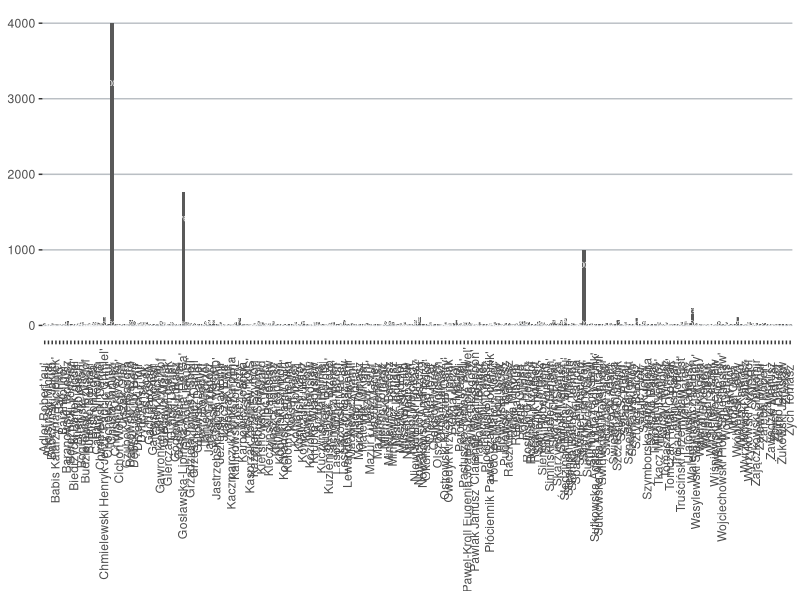
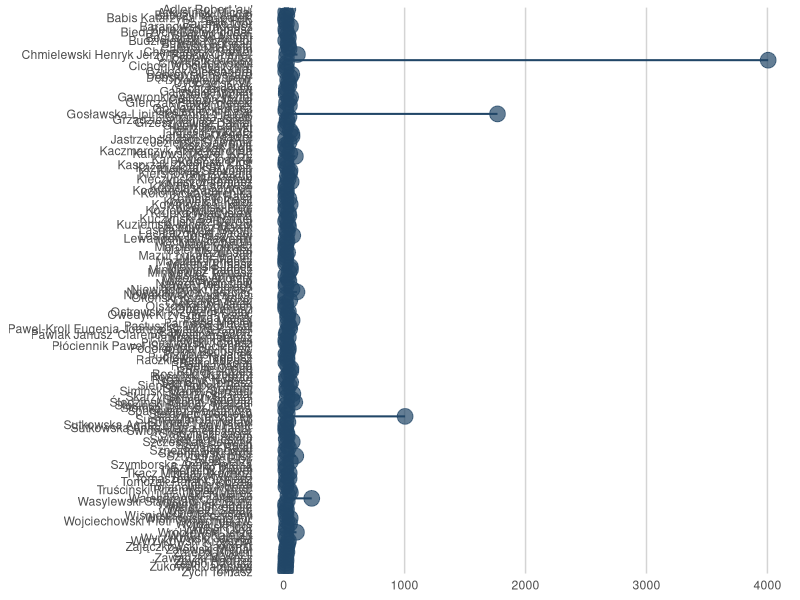
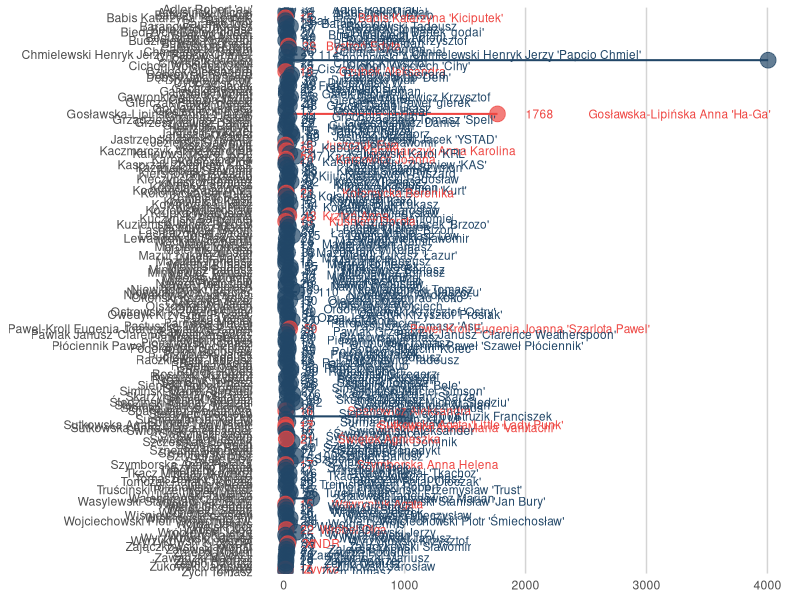
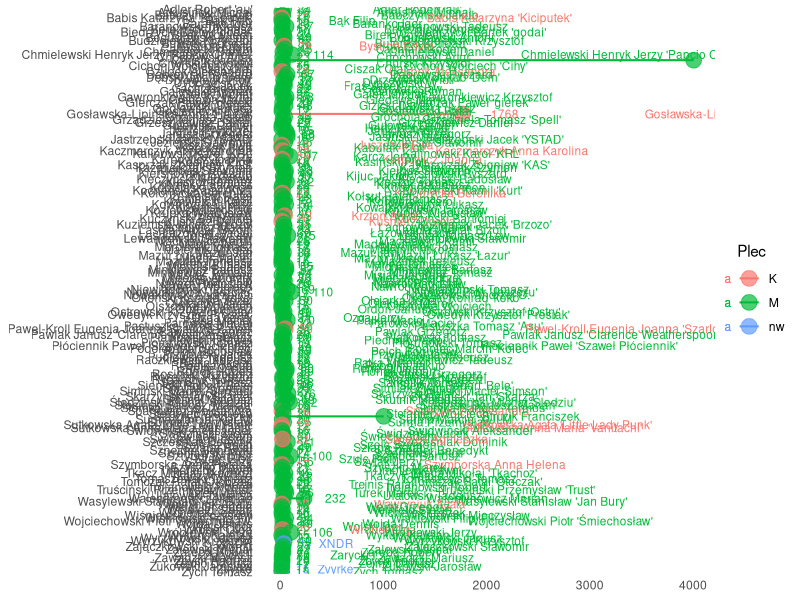
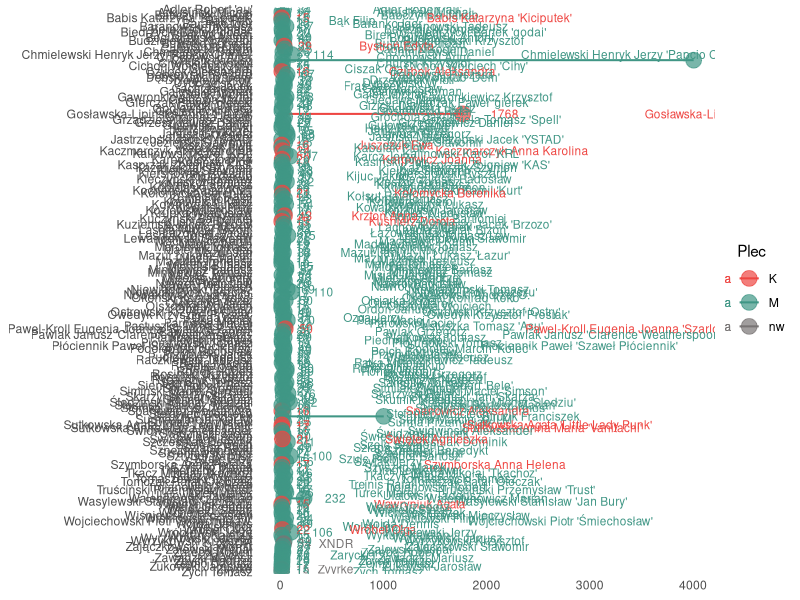

Recreate these plots in R, in order.
library(readxl)
library(ggplot2)
library(tibble)
library(tidyverse)
#----------------------------------
#2 how many comics by surname 
#2nd method - adding rows while keeping 'sex/plec' column, then color-code them
#----------------------------------
plk_naz<-readxl::read_xlsx("polski_komiks.xlsx")
plec<-plk_naz$plec
#move surnames and add rows
plk_naz<-column_to_rownames(plk_naz, var = "nazwisko")
as.data.frame(plk_naz)
plk_naz_added<-as.data.frame(rowSums(plk_naz[, -1],  na.rm=TRUE))
plk_naz_added<-cbind(plk_naz_added, plec)
#add surnames
nazwiska<-rownames(plk_naz)
rownames(plk_naz_added) <- NULL
plk_added_z_naz <- cbind(plk_naz_added, nazwiska)
colnames(plk_added_z_naz)<-c("IloscPrac", "Plec", "Nazwisko")
plk_added_z_naz <- as.data.frame(plk_added_z_naz)
#eliminating people with x number of comics
plk_added_z_naz #podstawowy
plk_elim5_20<-plk_added_z_naz[(plk_added_z_naz$IloscPrac>=5 & plk_added_z_naz$IloscPrac<=20),]
plk_elim15<-plk_added_z_naz[(plk_added_z_naz$IloscPrac>=15),] #>15


#bar chart - surnames by 90 degrees
ggplot(plk_elim15, aes(y=plk_elim15$IloscPrac, x=plk_elim15$Nazwisko)) + 
  geom_bar( stat="identity")+
  geom_text(aes(label=plk_elim15$IloscPrac),position = position_stack(0.80), colour="white", size=2)+
  theme(axis.title.x=element_blank(), axis.title.y=element_blank(),
        panel.grid.major.y=element_line(colour="#babfc4"),
        panel.background=element_blank(), panel.grid.major.x=element_blank(),
        axis.text.x.bottom = element_text(angle=90, hjust=0.90, vjust=0.4))

#lollipop - whole chart by 90 degrees
ggplot(plk_elim15, aes(y=plk_elim15$IloscPrac, x=fct_rev(plk_elim15$Nazwisko))) + 
  geom_segment( aes(xend=plk_elim15$Nazwisko, yend=0) , size=0.7, color="#214667")  +
  geom_point(size=5, color="#214667", fill=alpha("#214667", 0.2), alpha=0.7, shape=21)+
  theme(axis.title.x=element_blank(), axis.title.y=element_blank(),
        panel.grid.major.y=element_blank(), panel.grid.major.x=element_line(colour="#d4d4d4"),
        panel.background=element_blank(),  
        axis.ticks.y = element_blank(), axis.ticks.x = element_blank())+
  coord_flip()

#lollipop - whole chart by 90 degrees with color-coded sex (but only for 2 types)
#409685 green #ee4642 coral #787575 grey
ggplot(plk_elim15, aes(y=plk_elim15$IloscPrac, x=fct_rev(plk_elim15$Nazwisko))) + 
  geom_segment(aes(xend=plk_elim15$Nazwisko, yend=0 ), 
               color=ifelse(plk_elim15$Plec %in% c("M"), "#214667", "#ee4642"), 
               size=0.7) +
  geom_point(color=ifelse(plk_elim15$Plec %in% c("M"), "#214667", "#ee4642"), 
             fill=ifelse(plk_elim15$Plec %in% c("M"), "#214667", "#ee4642"), 
             size=5, alpha=0.7, shape=21) +
  geom_text(aes(label=IloscPrac), 
             color=ifelse(plk_elim15$Plec %in% c("M"), "#214667", "#ee4642"), size=3, hjust=-1)+
  geom_text(aes(label=Nazwisko), 
            color=ifelse(plk_elim15$Plec %in% c("M"), "#214667", "#ee4642"), size=3, hjust=-0.5)+
  theme(axis.title.x=element_blank(), axis.title.y=element_blank(),
        panel.grid.major.y=element_blank(), panel.grid.major.x=element_line(colour="#d4d4d4"),
        panel.background=element_blank(),  
        axis.ticks.y = element_blank(), axis.ticks.x = element_blank())+
  coord_flip()

#for Adobe, colors for 3 types
p<-ggplot(plk_elim15, aes(y=IloscPrac, x=fct_rev(Nazwisko), color=Plec)) + 
  geom_segment(aes(xend=plk_elim15$Nazwisko, yend=0 ), size=0.7) +
  geom_point(size=5, alpha=0.7, shape=19) +
  geom_text(aes(label=IloscPrac), size=3, hjust=-1)+
  geom_text(aes(label=Nazwisko), size=3, hjust=-1)+
  theme(axis.title.x=element_blank(), axis.title.y=element_blank(),
        panel.grid.major.y=element_blank(), panel.grid.major.x=element_blank(),
        panel.background=element_blank(),  
        axis.ticks.y = element_blank(), axis.ticks.x = element_blank())+
  coord_flip()
p

cols <- c("M"="#409685", "K"="#ee4642", "nw"="#787575")
p+scale_colour_manual(values = cols)
